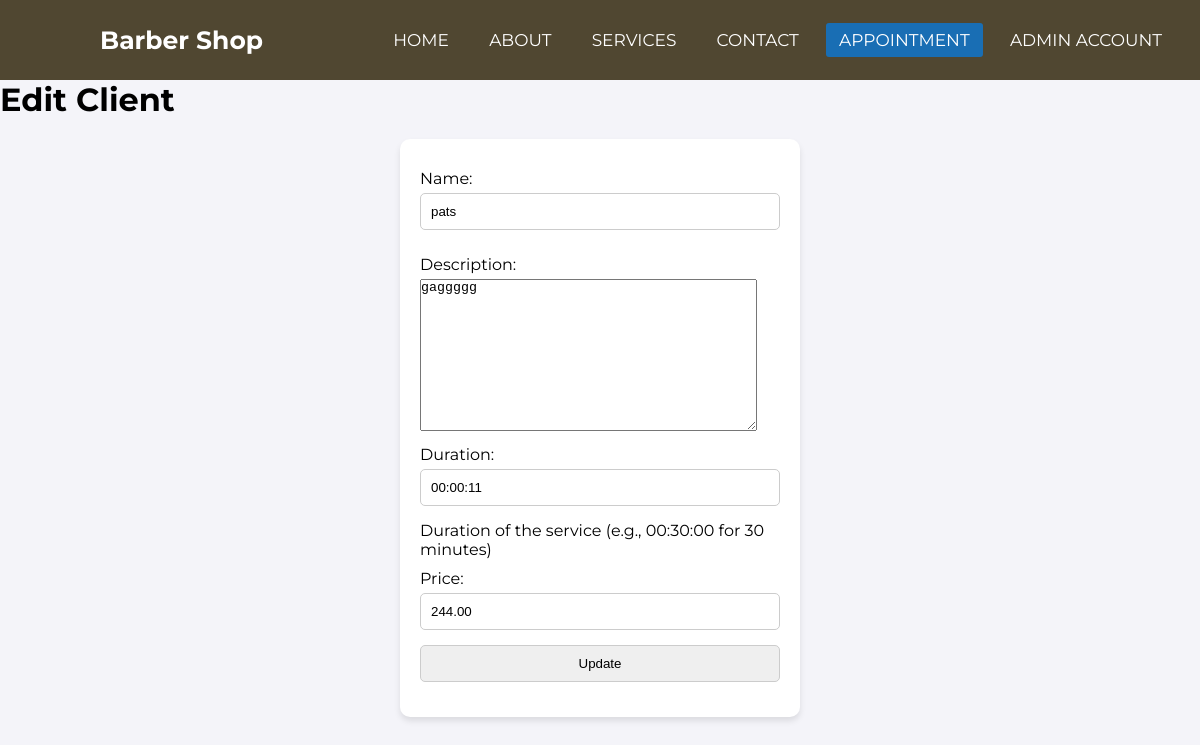
Page /service/1/edit on the committed database.
### app/models.py (models this page shows, shortened)
class Service(models.Model):
    name = models.CharField(max_length=100)
    description = models.TextField(blank=True, null=True)
    duration = models.DurationField(help_text="Duration of the service (e.g., 00:30:00 for 30 minutes)")
    price = models.DecimalField(max_digits=6, decimal_places=2)

### app/views.py (the view)
# urls.py: path('service/<int:pk>/edit', ServiceUpdateView.as_view(), name='service_update'),
class ServiceUpdateView(UpdateView):
    model = Service
    fields = ['name', 'description', 'duration', 'price']
    template_name = 'app/service_update.html'

### app/Templates/app/service_update.html (shortened to what this page needs)
{% extends 'app/base.html' %}
{% load static %}
{% block content %}
    <h1> Edit Client</h1>
    <form action="{% url 'service_update' object.pk %}" method="post">
        {{form.as_p}}
        <input type="Submit" value="Update">
    </form>
{% endblock content %}

### static/css/base.css (style rules this page uses)
body { margin: 0; font-family: Arial, sans-serif; background-color: #f4f4f9; }
form { max-width: 400px; margin: 20px auto; padding: 20px; background: white; border-radius: 10px; box-shadow: 0 4px 6px rgba(0, 0, 0, 0.1); }
form label { display: block; margin: 10px 0 5px; }
form input, form select, form button { width: 100%; padding: 10px; margin-bottom: 15px; border: 1px solid #ccc; border-radius: 5px; }

### static/css/navbar.css (style rules this page uses)
* { padding: 0; margin: 0; text-decoration: none; list-style: none; box-sizing: border-box; }
body { font-family: "Montserrat", sans-serif; }

### rows in the picture
Service: name "pats", description "gaggggg", duration "00:00:11", price "244.00"
